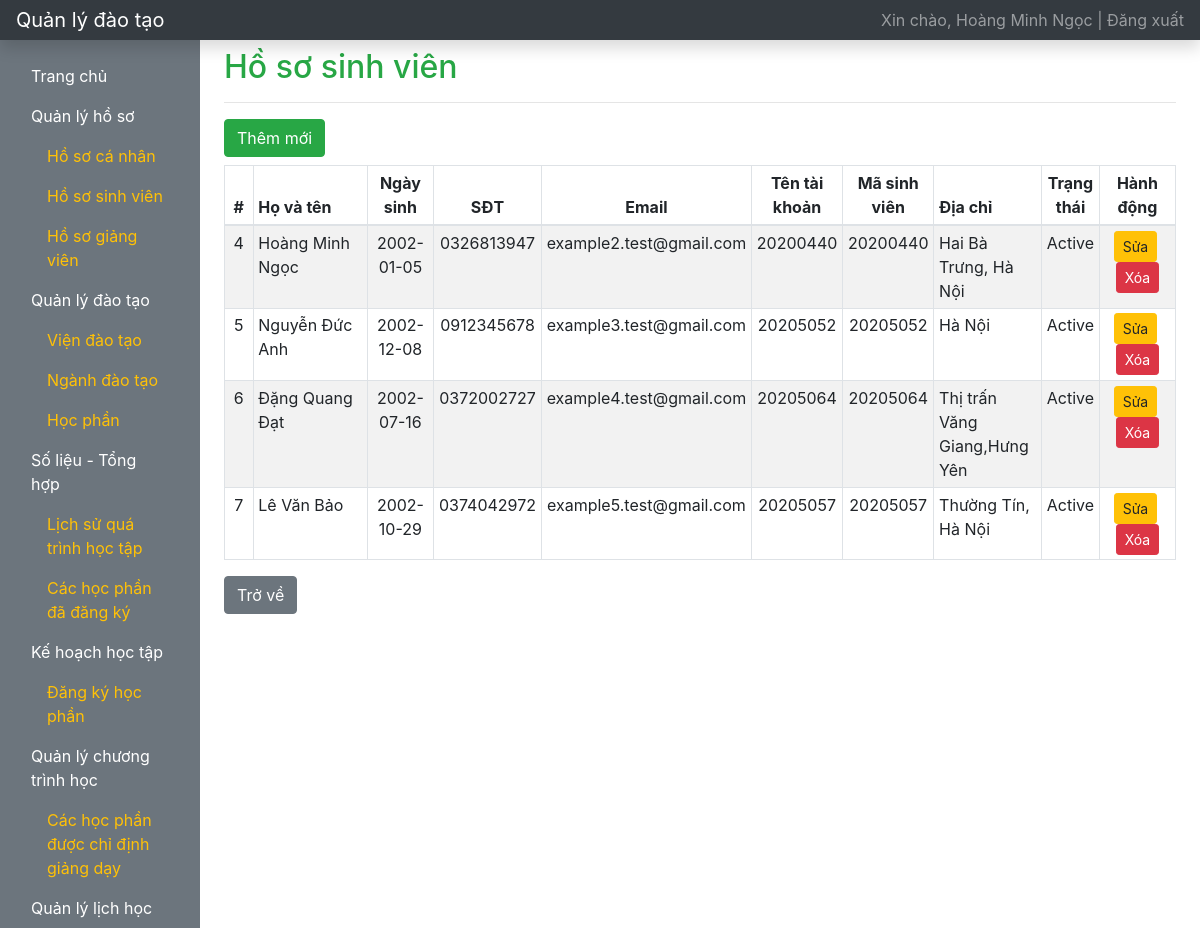
Page /index.php?r=ho-so-sinh-vien (signed in) on the committed database.
### tables this page shows
CREATE TABLE `user` (
  `id` int(11) NOT NULL,
  `username` varchar(64) NOT NULL,
  `password` varchar(128) NOT NULL,
  `user_type` varchar(32) NOT NULL,
  `user_code` varchar(32) DEFAULT NULL,
  `fullname` varchar(128) NOT NULL,
  `dob` date NOT NULL,
  `phone_number` varchar(15) DEFAULT NULL,
  `email` varchar(64) DEFAULT NULL,
  `address` varchar(512) DEFAULT NULL,
  `status` varchar(32) NOT NULL DEFAULT 'active'
);

### WEB/function.php (called while the page is built, shortened)
<?php
    function getInfoLoginFromSession()
    {
        $key = 'user_login';
        if (isset($_SESSION[$key])) {
            $data = $_SESSION[$key];
            return $data;
        }
        return array();
    }
    function checkUserTypeIsStudent()
    {
        $info_user = getInfoLoginFromSession();
        if (empty($info_user) == false) {
            $user_type = $info_user['user_type'];
        }
        return false;
    }
    function getFullnameUserLogin()
    {
        $info_user = getInfoLoginFromSession();
        if (empty($info_user) == false) {
            $fullname = $info_user['fullname'];
            return $fullname;
        }
        return '';
    }
?>

### WEB/database.php (called while the page is built, shortened)
<?php
    function getOne($instance_db, $sql)
    {
        $stmt = $instance_db->prepare($sql);
        $stmt->setFetchMode(PDO::FETCH_ASSOC);
        $stmt->execute();
        return $stmt->fetch();
    }
    function getAll($instance_db, $sql)
    {
        $stmt = $instance_db->prepare($sql);
        $stmt->setFetchMode(PDO::FETCH_ASSOC);
        $stmt->execute();
        $data = array();
        while ($row = $stmt->fetch()) {
            $data[] = $row;
        }
        return $data;
    }
    function getInfoLogin($instance_db, $username, $password)
    {
        $sql = "SELECT * FROM USER WHERE USERNAME = '{$username}' AND PASSWORD = '{$password}'";
        return getOne($instance_db, $sql);
    }
?>

### WEB/ho-so-sinh-vien.php (the view)
<?php
    $sql = "SELECT * FROM USER WHERE USER_TYPE = 'student'";
    $list_user_student = getAll($connect, $sql);
?>
<h2 class="mt-2 text-success">Hồ sơ sinh viên</h2>
<hr>
<?php
    if ($check_is_student != true) {
        echo '<a href="?r=them-moi-nguoi-dung" class="btn btn-success">Thêm mới</a>';
    }
?>
<div class="table-responsive mt-2">
    <table class="table table-striped table-sm table-bordered table-hover">
        <thead>
            <tr>
                <th class="text-center" style="width: 3%;">#</th>
                <th style="width: 12%;">Họ và tên</th>
                <th class="text-center" style="width: 7%;">Ngày sinh</th>
                <th class="text-center" style="width: 6%;">SĐT</th>
                <th class="text-center" style="width: 6%;">Email</th>
                <?php
                    if ($check_is_student != true) {
                        echo '<th class="text-center" style="width: 8%;">Tên tài khoản</th>';
                    }
                ?>
                <th class="text-center" style="width: 8%;">Mã sinh viên</th>
                <th>Địa chỉ</th>
                <?php
                    if ($check_is_student != true) {
                        echo '<th class="text-center" style="width: 6%;">Trạng thái</th>';
                        echo '<th class="text-center" style="width: 8%;">Hành động</th>';
                    }
                ?>
            </tr>
        </thead>
        <tbody>
        <?php
            foreach ($list_user_student as $student) {
        ?>
            <tr>
                <td class="text-center"><?= $student['id']?></td>
                <td><?= $student['fullname']?></td>
                <td class="text-center"><?= $student['dob']?></td>
                <td class="text-center"><?= $student['phone_number']?></td>
                <td class="text-center"><?= $student['email']?></td>
                <?php
                    if ($check_is_student != true) {
                        echo '<td class="text-center">' . $student['username'] . '</td>';
                    }
                ?>
                <td class="text-center"><?= $student['user_code']?></td>
                <td><?= $student['address']?></td>
                <?php
                    if ($check_is_student != true) {
                        echo '<td class="text-center">' . ucfirst($student['status']) . '</td>';
                        echo '<td class="text-center">';
                        echo '<a href="?r=cap-nhat-nguoi-dung&user_id=' . $student['id'] .'" class="btn btn-sm btn-warning mr-1">Sửa</a>' ;
                        echo '<a href="?r=xoa-nguoi-dung&user_id=' . $student['id'] .'" class="btn btn-sm btn-danger">Xóa</a>' ;
                        echo '</td>';
                    }
                ?>
            </tr>
        <?php }?>
        </tbody>
    </table>
</div>
<a href="?r=trang-chu" class="btn btn-secondary">Trở về</a>

### WEB/layouts/topbar.php
<nav class="navbar navbar-dark sticky-top bg-dark flex-md-nowrap p-0 shadow">
    <a class="navbar-brand col-md-3 col-lg-2 mr-0 px-3" href="?r=trang-chu">Quản lý đào tạo</a>
    <ul class="navbar-nav px-3">
        <li class="nav-item text-nowrap">
            <a class="nav-link" href="dang-xuat.php">Xin chào, <?= getFullnameUserLogin()?> | Đăng xuất</a>
        </li>
    </ul>
</nav>

### rows in the picture
user: fullname "Hoàng Minh Ngọc"
user: id "4", fullname "Hoàng Minh Ngọc", dob "2002-01-05", phone_number "0326813947", email "example2.test@gmail.com", username "20200440", user_code "20200440", address "Hai Bà Trưng, Hà Nội", status "Active"
user: id "5", fullname "Nguyễn Đức Anh", dob "2002-12-08", phone_number "0912345678", email "example3.test@gmail.com", username "20205052", user_code "20205052", address "Hà Nội", status "Active"
user: id "6", fullname "Đặng Quang Đạt", dob "2002-07-16", phone_number "0372002727", email "example4.test@gmail.com", username "20205064", user_code "20205064", address "Thị trấn Văng Giang,Hưng Yên", status "Active"
user: id "7", fullname "Lê Văn Bảo", dob "2002-10-29", phone_number "0374042972", email "example5.test@gmail.com", username "20205057", user_code "20205057", address "Thường Tín, Hà Nội", status "Active"
